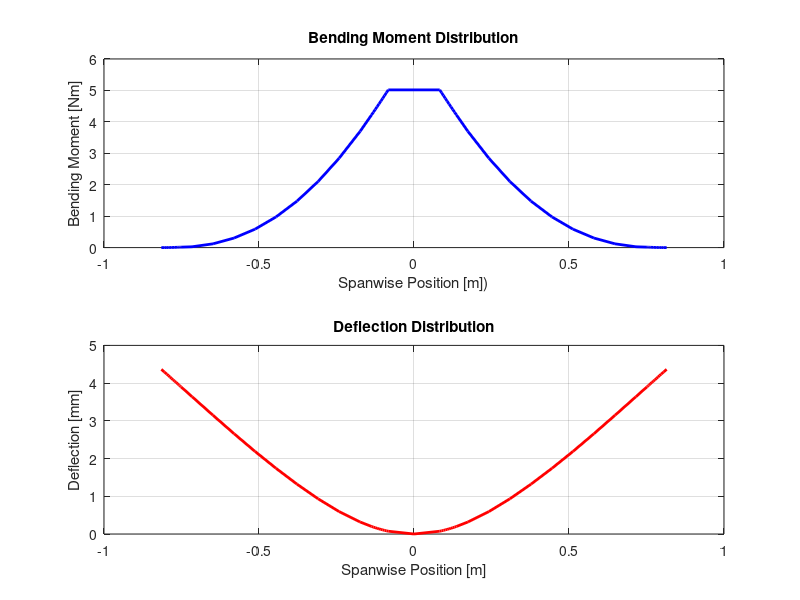

Reproduce this figure in MATLAB.
clc; clear all; close all;
% Imported data from xflr5
wing_y = [-0.815	-0.805	-0.7975	-0.7925	-0.7875	-0.7825	-0.7775	-0.7725	-0.7675	-0.7625	-0.7588	-0.7562	-0.7538	-0.7512	-0.7161	-0.6483	-0.5806	-0.5128	-0.445	-0.3772	-0.3094	-0.2417	-0.1739	-0.137	-0.131	-0.125	-0.119	-0.113	-0.107	-0.101	-0.095	-0.089	-0.083  	0   0.083	0.089	0.095	0.101	0.107	0.113	0.119	0.125	0.131	0.137	0.1739	0.2417	0.3094	0.3772	0.445	0.5128	0.5806	0.6483	0.7161	0.7512	0.7538	0.7562	0.7588	0.7625	0.7675	0.7725	0.7775	0.7825	0.7875	0.7925	0.7975	0.805	0.815];
M_b_hrz =    [    0 	0.0004	0.0013	0.002	0.003	0.0041	0.0055	0.0071	0.0088	0.0106	0.012	0.0128	0.0137	0.0146	0.0258	0.1201	0.3031	0.5857	0.976	1.48	2.1015	2.8414	3.6968	4.2199	4.3059	4.3927	4.4801	4.5682	4.6569	4.7462	4.836	4.9263	5.0169	5.0169  5.0169	4.9263	4.836	4.7462	4.6569	4.5682	4.4801	4.3927	4.3059	4.2199	3.6968	2.8415	2.1015	1.48	0.976	0.5857	0.3031	0.1201	0.0258	0.0146	0.0137	0.0128	0.012	0.0106	0.0088	0.0071	0.0055	0.0041	0.003	0.002	0.0013	0.0004	0];
chord =  [ 0.08	    0.09	0.0975	0.1025	0.1075	0.1125	0.1175	0.1225	0.1275	0.1325	0.1362	0.1387	0.1412	0.1437	0.1492	0.1575	0.1658	0.1742	0.1825	0.1908	0.1992	0.2075	0.2158	0.2215	0.2245	0.2275	0.2305	0.2335	0.2365	0.2395	0.2425	0.2455	0.2485	0.2485  0.2485	0.2455	0.2425	0.2395	0.2365	0.2335	0.2305	0.2275	0.2245	0.2215	0.2158	0.2075	0.1992	0.1908	0.1825	0.1742	0.1658	0.1575	0.1492	0.1437	0.1412	0.1387	0.1362	0.1325	0.1275	0.1225	0.1175	0.1125	0.1075	0.1025	0.0975	0.09	0.08];

ro_tube = 2100; % Density of the tube [kg/m^3]
d_o = 0.016; % Outer diameter of the tube [m]
d_i = 0.012; % Inner diameter of the tube [m]
A_tube = pi * (d_o^2 - d_i^2) / 4; % Tube Area [m^2]
I_tube = pi * (d_o^4 - d_i^4) / 64; % Tube moment of inertia [m^4]
E_tube = 39e9; % Elastic modulus of GFRP [Pa]

ro_shell = 1264; % Desity of the shell [kg/m^2]
A_shell = (415.479892e-6/0.25) * chord; % Shell Area [m^2]
I_shell = (55082.565563e-12/0.25) * chord; % Shell moment of inertia [m^4]
d_st = 0.003; % Distance btw Shell's Neutral Axis and Tube Neutral Axis [m]
E_shell = 2.54e9; % Elastic modulus of PLA [Pa]

I_shell_trasformed = I_shell + A_shell*d_st^2; % Transformed I of shell

EI = zeros(0,length(wing_y));
for i = 1 : length(wing_y)
    if abs(wing_y(i)) < 0.5
        EI(i) = E_tube*I_tube + E_shell*I_shell_trasformed(i);
    else
        EI(i) = E_shell .* I_shell(i);
    end
end

% First integration: Calculate slope
slope = cumtrapz(wing_y, M_b_hrz ./ EI);

% Adjust slope to enforce boundary condition: slope(0) = 0
slope = slope - slope(find(wing_y == 0, 1));

% Second integration: Calculate deflection
deflection = cumtrapz(wing_y, slope);

% Adjust deflection to enforce boundary condition: deflection(0) = 0
deflection = (deflection - deflection(find(wing_y == 0, 1))).*1000;

% Plot bending moment
figure;
subplot(2, 1, 1);
plot(wing_y, M_b_hrz, 'b-', 'LineWidth', 2);
grid on;
xlabel('Spanwise Position [m])');
ylabel('Bending Moment [Nm]');
title('Bending Moment Distribution');

% Plot deflection
subplot(2, 1, 2);
plot(wing_y, deflection, 'r-', 'LineWidth', 2);
grid on;
xlabel('Spanwise Position [m]');
ylabel('Deflection [mm]');
title('Deflection Distribution');



